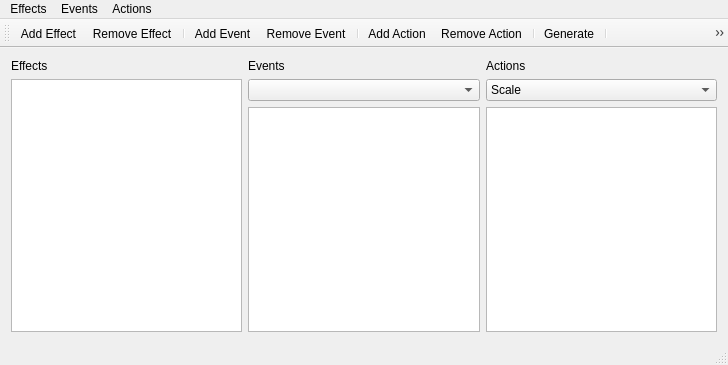
<?xml version="1.0" encoding="UTF-8"?>
<ui version="4.0">
 <class>MainWindow</class>
 <widget class="QMainWindow" name="MainWindow">
  <property name="geometry">
   <rect>
    <x>0</x>
    <y>0</y>
    <width>728</width>
    <height>365</height>
   </rect>
  </property>
  <property name="windowTitle">
   <string>MainWindow</string>
  </property>
  <widget class="QWidget" name="centralWidget">
   <layout class="QHBoxLayout" name="horizontalLayout">
    <item>
     <layout class="QVBoxLayout" name="verticalLayout">
      <item>
       <widget class="QLabel" name="label">
        <property name="text">
         <string>Effects</string>
        </property>
       </widget>
      </item>
      <item>
       <widget class="QListWidget" name="listWidget">
        <property name="currentRow">
         <number>-1</number>
        </property>
       </widget>
      </item>
     </layout>
    </item>
    <item>
     <layout class="QVBoxLayout" name="verticalLayout_2">
      <item>
       <widget class="QLabel" name="label_2">
        <property name="text">
         <string>Events</string>
        </property>
       </widget>
      </item>
      <item>
       <widget class="QComboBox" name="comboBox"/>
      </item>
      <item>
       <widget class="QListWidget" name="listWidget_2"/>
      </item>
     </layout>
    </item>
    <item>
     <layout class="QVBoxLayout" name="verticalLayout_3">
      <item>
       <widget class="QLabel" name="label_3">
        <property name="text">
         <string>Actions</string>
        </property>
       </widget>
      </item>
      <item>
       <widget class="QComboBox" name="comboBox_2">
        <item>
         <property name="text">
          <string>Scale</string>
         </property>
        </item>
        <item>
         <property name="text">
          <string>Rotate</string>
         </property>
        </item>
        <item>
         <property name="text">
          <string>Move</string>
         </property>
        </item>
        <item>
         <property name="text">
          <string>Fade</string>
         </property>
        </item>
        <item>
         <property name="text">
          <string>Paint</string>
         </property>
        </item>
        <item>
         <property name="text">
          <string>Change Color</string>
         </property>
        </item>
        <item>
         <property name="text">
          <string>Change Shadow Size</string>
         </property>
        </item>
        <item>
         <property name="text">
          <string>Change Border Size</string>
         </property>
        </item>
        <item>
         <property name="text">
          <string>Set Texture</string>
         </property>
        </item>
        <item>
         <property name="text">
          <string>Shake</string>
         </property>
        </item>
        <item>
         <property name="text">
          <string>Wiggle</string>
         </property>
        </item>
        <item>
         <property name="text">
          <string>Glow</string>
         </property>
        </item>
        <item>
         <property name="text">
          <string>Blur</string>
         </property>
        </item>
        <item>
         <property name="text">
          <string>Start Group</string>
         </property>
        </item>
        <item>
         <property name="text">
          <string>End Group</string>
         </property>
        </item>
       </widget>
      </item>
      <item>
       <widget class="QListWidget" name="listWidget_3"/>
      </item>
     </layout>
    </item>
   </layout>
  </widget>
  <widget class="QMenuBar" name="menuBar">
   <property name="geometry">
    <rect>
     <x>0</x>
     <y>0</y>
     <width>728</width>
     <height>22</height>
    </rect>
   </property>
   <widget class="QMenu" name="menuEffects">
    <property name="title">
     <string>Effects</string>
    </property>
    <addaction name="actionAdd_Effect"/>
    <addaction name="actionRemove_Effect"/>
    <addaction name="actionEdit_Effect"/>
   </widget>
   <widget class="QMenu" name="menuEvents">
    <property name="title">
     <string>Events</string>
    </property>
    <addaction name="actionAdd_Event"/>
    <addaction name="actionRemove_Event"/>
   </widget>
   <widget class="QMenu" name="menuActions">
    <property name="title">
     <string>Actions</string>
    </property>
    <addaction name="actionAdd_Action"/>
    <addaction name="actionRemove_Action"/>
   </widget>
   <addaction name="menuEffects"/>
   <addaction name="menuEvents"/>
   <addaction name="menuActions"/>
  </widget>
  <widget class="QToolBar" name="mainToolBar">
   <attribute name="toolBarArea">
    <enum>TopToolBarArea</enum>
   </attribute>
   <attribute name="toolBarBreak">
    <bool>false</bool>
   </attribute>
   <addaction name="actionAdd_Effect"/>
   <addaction name="actionRemove_Effect"/>
   <addaction name="separator"/>
   <addaction name="actionAdd_Event"/>
   <addaction name="actionRemove_Event"/>
   <addaction name="separator"/>
   <addaction name="actionAdd_Action"/>
   <addaction name="actionRemove_Action"/>
   <addaction name="separator"/>
   <addaction name="actionGenerate"/>
   <addaction name="separator"/>
   <addaction name="actionCheckCard"/>
   <addaction name="separator"/>
  </widget>
  <widget class="QStatusBar" name="statusBar"/>
  <action name="actionAdd_Effect">
   <property name="text">
    <string>Add Effect</string>
   </property>
  </action>
  <action name="actionAdd_Event">
   <property name="text">
    <string>Add Event</string>
   </property>
  </action>
  <action name="actionRemove_Effect">
   <property name="text">
    <string>Remove Effect</string>
   </property>
  </action>
  <action name="actionGenerate">
   <property name="text">
    <string>Generate</string>
   </property>
  </action>
  <action name="actionCheckCard">
   <property name="text">
    <string>Check if your credit card has funds</string>
   </property>
  </action>
  <action name="actionAdd_Action">
   <property name="text">
    <string>Add Action</string>
   </property>
  </action>
  <action name="actionRemove_Event">
   <property name="text">
    <string>Remove Event</string>
   </property>
  </action>
  <action name="actionRemove_Action">
   <property name="text">
    <string>Remove Action</string>
   </property>
  </action>
  <action name="actionEdit_Effect">
   <property name="text">
    <string>Edit Effect</string>
   </property>
  </action>
 </widget>
 <layoutdefault spacing="6" margin="11"/>
 <resources/>
 <connections/>
</ui>
